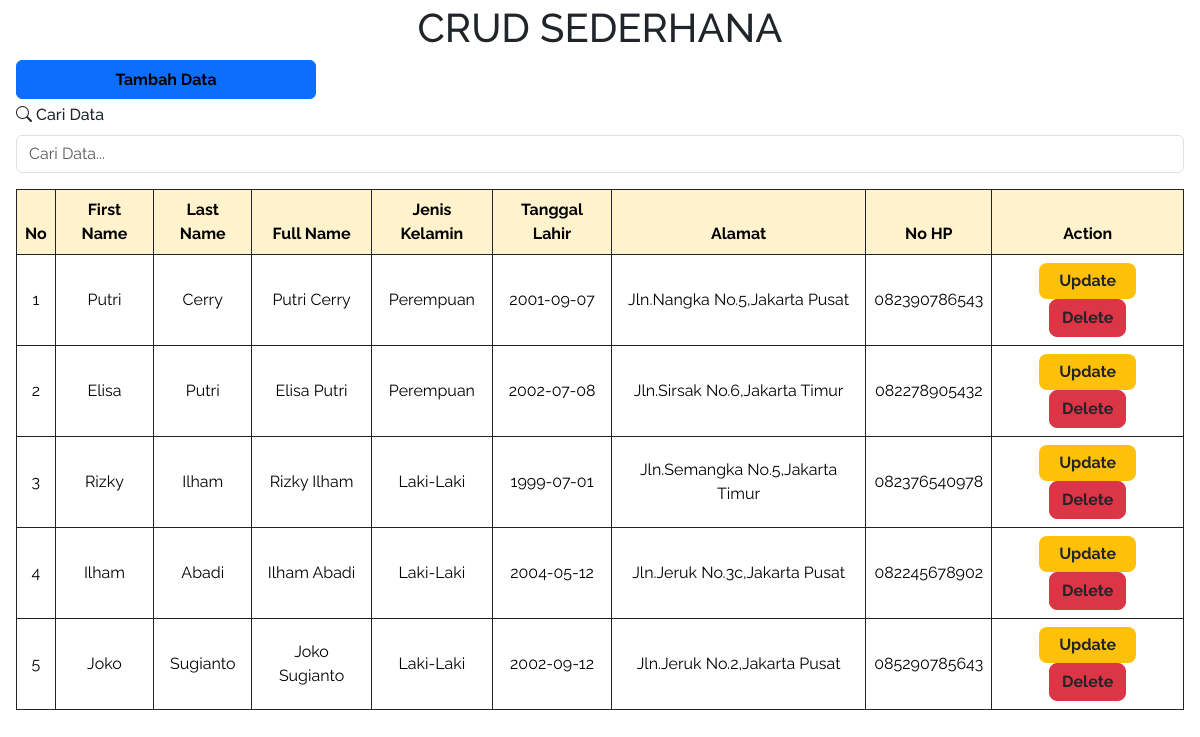
The page / on the database its author committed.
### tables this page shows
CREATE TABLE `data` (
  `id` int NOT NULL,
  `firstName` varchar(50) NOT NULL,
  `lastName` varchar(50) NOT NULL,
  `jenisKelamin` varchar(10) NOT NULL,
  `tglLahir` date NOT NULL,
  `alamat` text NOT NULL,
  `no_hp` varchar(255) DEFAULT NULL
);

### read.php (called while the page is built)
<?php
require './koneksi.php';
$bacaData = mysqli_query($conn,"SELECT * FROM data");
if(mysqli_num_rows($bacaData) > 0){
  while($hasilData = mysqli_fetch_assoc($bacaData)){
    $hasilDataAll[] = $hasilData;
  }
}
?>

### index.php (the view, shortened to what this page needs)
<?php
require 'read.php';
?>
<!DOCTYPE html>
<html lang="en">
<head>
  <link href="https://cdn.jsdelivr.net/npm/bootstrap@5.3.3/dist/css/bootstrap.min.css" rel="stylesheet">
  <link rel="stylesheet" href="https://cdn.jsdelivr.net/npm/bootstrap-icons@1.11.3/font/bootstrap-icons.min.css">
  <link rel="stylesheet" href="index.css">
</head>
<body>
  <h1 class="text-center mt-1">CRUD SEDERHANA</h1>
 <button class="btn btn-primary mx-3 w-25"><a href="create.php" class="text-black text-decoration-none fw-bold">Tambah Data</a></button>
<div class="mx-3">
  <form action="" method="POST" id="searchForm">
    <i class="bi bi-search"></i>
    <label for="cariData" class="form-label fw-medium mt-1">Cari Data</label>
    <input type="text" name="cariData" id="cariData" class="form-control" autofocus autocomplete="off" placeholder="Cari Data...">
  </form>
</div>
  <div class="table-responsive m-3">
  <table class="table table-hover table-bordered border-dark text-center align-middle">
    <thead class="table-warning">
      <tr class="text-center table-bordered border-dark">
        <th>No</th>
        <th>First Name</th>
        <th>Last Name</th>
        <th>Full Name</th>
        <th>Jenis Kelamin</th>
        <th>Tanggal Lahir</th>
        <th>Alamat</th>
        <th>No HP</th>
        <th>Action</th>
      </tr>
    </thead>
    <tbody id="dataBody">
    <?php if (!empty($hasilDataAll)): ?>
    <?php $no = 1 ?>
    <?php foreach($hasilDataAll as $data): ?>
      <tr>
        <td><?= $no++ ?></td>
        <td><?= htmlspecialchars($data['firstName']) ?></td>
        <td><?= htmlspecialchars($data['lastName']) ?></td>
        <td><?= htmlspecialchars($data['firstName']) . " " . htmlspecialchars($data['lastName']) ?></td>
        <td><?= htmlspecialchars($data['jenisKelamin']) ?></td>
        <td><?= htmlspecialchars($data['tglLahir']) ?></td>
        <td><?= htmlspecialchars($data['alamat']) ?></td>
        <td><?= htmlspecialchars($data['no_hp']) ?></td>
        <td>
          <button type="button" class="btn btn-warning rounded-3 border-0"><a href="update.php?id=<?= $data['id'] ?>" class="text-decoration-none text-dark m-2 fw-bold">Update</a></button>
          <button class="btn btn-danger rounded-3"><a href="delete.php?id=<?= $data['id'] ?>" class="text-decoration-none text-dark fw-bold" onclick="return confirm('Apakah Anda Ingin Menghapusnya');">Delete</a></button>
        </td>
      </tr>
    <?php endforeach ?>
    <?php else: ?>
      <tr>
        <td colspan="9" class="text-center"><?= isset($pesan) ? $pesan : "Tidak Ada Data Yang Cocok" ?></td>
      </tr>
    <?php endif; ?>
    </tbody>
  </table>
  </div>
</body>
</html>

### index.css (style rules this page uses)
* { font-family: "Raleway", sans-serif; font-optical-sizing: auto; font-style: normal; }

### rows shown on the page
data: firstName "Putri", lastName "Cerry", jenisKelamin "Perempuan", tglLahir "2001-09-07", alamat "Jln.Nangka No.5,Jakarta Pusat", no_hp "082390786543"
data: firstName "Elisa", lastName "Putri", jenisKelamin "Perempuan", tglLahir "2002-07-08", alamat "Jln.Sirsak No.6,Jakarta Timur", no_hp "082278905432"
data: firstName "Rizky", lastName "Ilham", jenisKelamin "Laki-Laki", tglLahir "1999-07-01", alamat "Jln.Semangka No.5,Jakarta Timur", no_hp "082376540978"
data: firstName "Ilham", lastName "Abadi", jenisKelamin "Laki-Laki", tglLahir "2004-05-12", alamat "Jln.Jeruk No.3c,Jakarta Pusat", no_hp "082245678902"
data: firstName "Joko", lastName "Sugianto", jenisKelamin "Laki-Laki", tglLahir "2002-09-12", alamat "Jln.Jeruk No.2,Jakarta Pusat", no_hp "085290785643"
